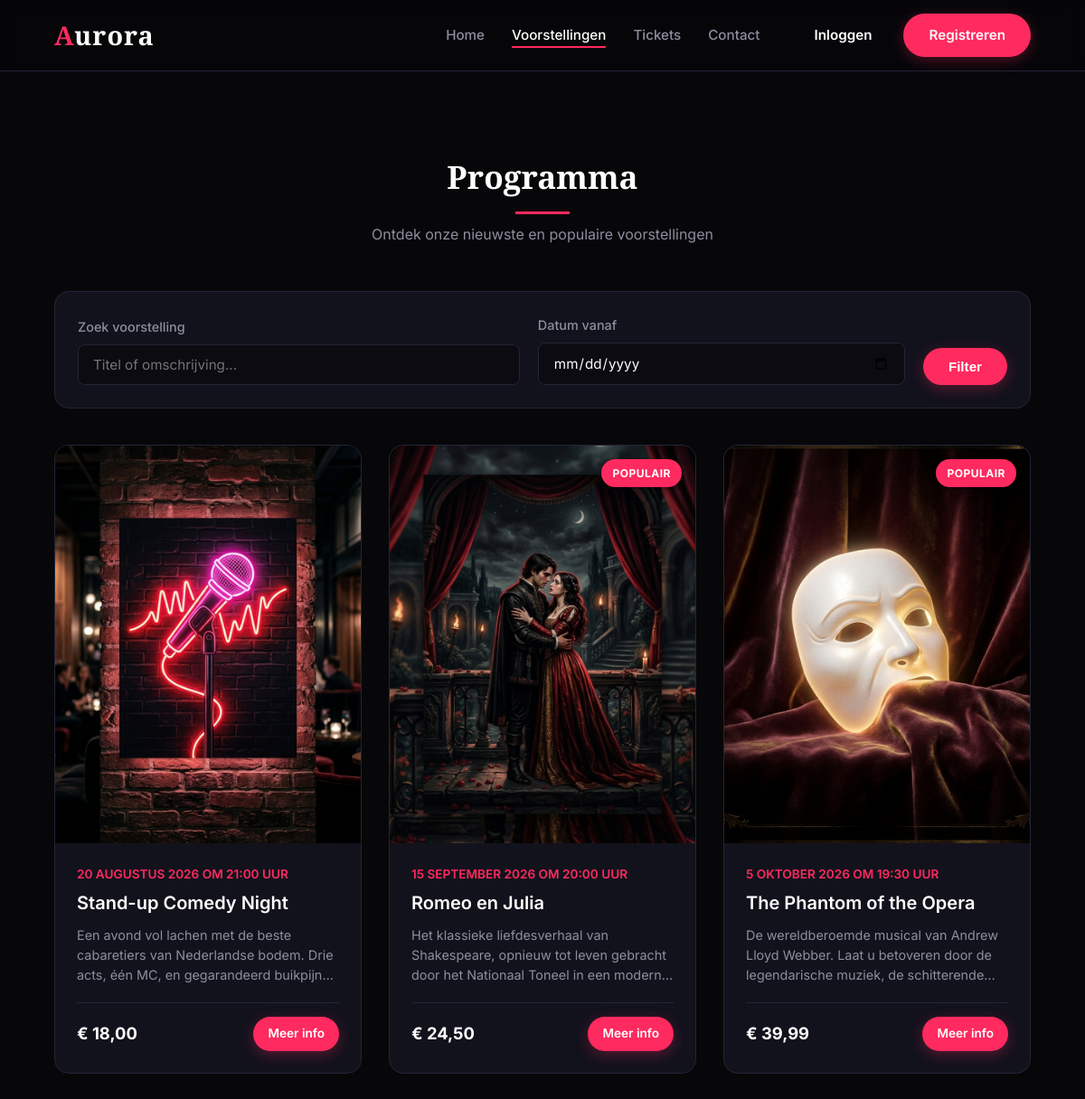
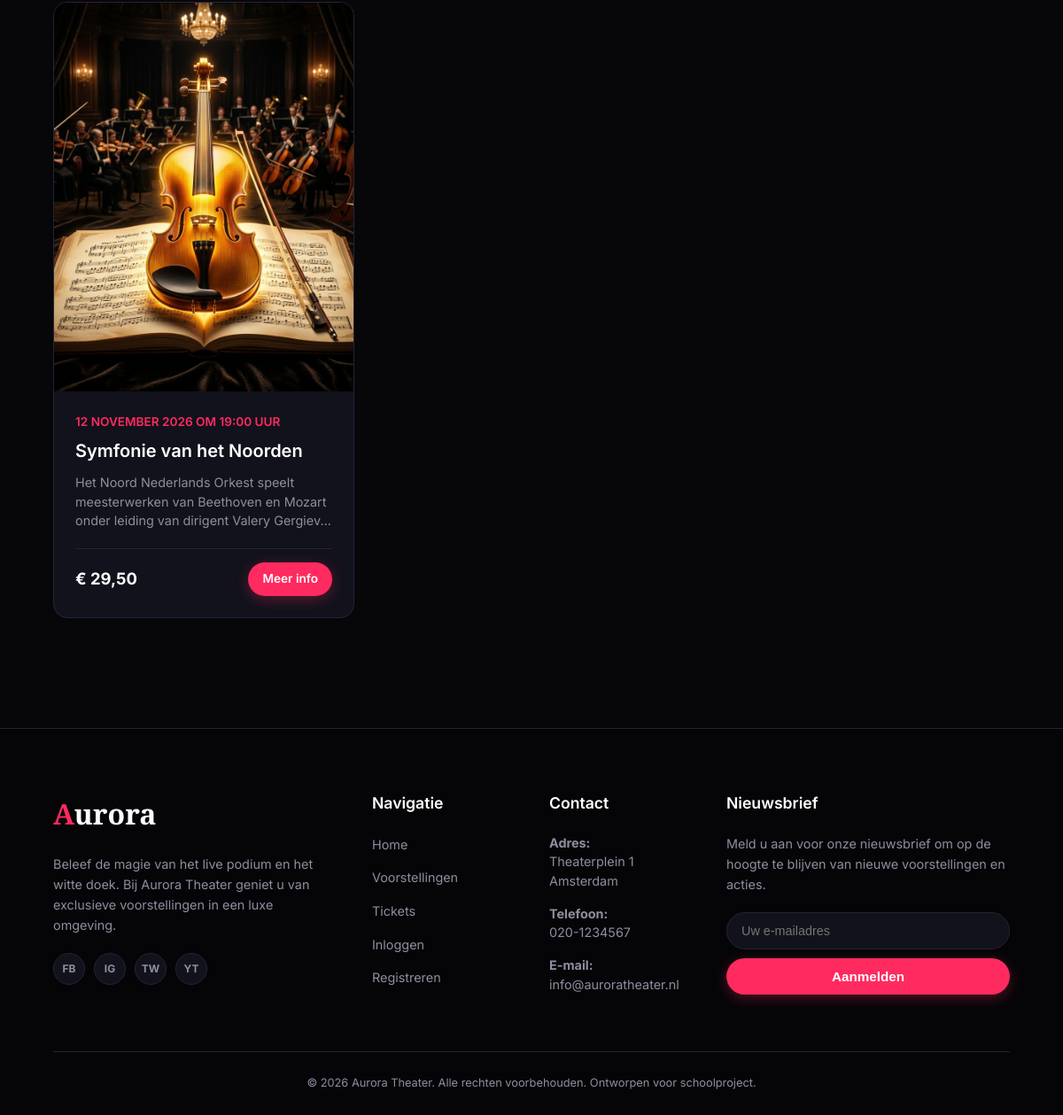
Screenshot of /voorstellingen.php with the database file from the repository (2 pictures, top to bottom).
### tables this page shows
CREATE TABLE `voorstellingen` (
  `id` INT AUTO_INCREMENT PRIMARY KEY,
  `titel` VARCHAR(255) NOT NULL,
  `beschrijving` TEXT NOT NULL,
  `afbeelding` VARCHAR(255) NOT NULL,  
  `datum_tijd` DATETIME NOT NULL,
  `zaal` VARCHAR(50) NOT NULL,
  `prijs` DECIMAL(5,2) NOT NULL,
  `beschikbare_plaatsen` INT NOT NULL,
  `max_plaatsen` INT NOT NULL,
  `populair` TINYINT(1) DEFAULT 0,
  `gemaakt_op` TIMESTAMP DEFAULT CURRENT_TIMESTAMP
);

CREATE TABLE `instellingen` (
  `id` INT AUTO_INCREMENT PRIMARY KEY,
  `sleutel` VARCHAR(50) UNIQUE NOT NULL,
  `waarde` TEXT NOT NULL,
  `beschrijving` VARCHAR(255) DEFAULT NULL
);

### includes/functions.php (called while the page is built, shortened)
<?php
function sanitize($data) {
    return htmlspecialchars(trim($data), ENT_QUOTES, 'UTF-8');
}
function isLoggedIn() {
    return isset($_SESSION['user_id']);
}
function getRootUrl() {
    $script_dir = str_replace('\\', '/', dirname($_SERVER['SCRIPT_NAME']));
    $admin_pos = strpos($script_dir, '/admin/');
    return $script_dir;
}
function getSetting($sleutel, $default = '') {
    global $conn;
    $waarde = $default;
    $query = "SELECT waarde FROM instellingen WHERE sleutel = ? LIMIT 1";
    if ($stmt = $conn->prepare($query)) {
        $stmt->bind_param('s', $sleutel);
        if ($stmt->execute()) {
            $result = $stmt->get_result();
            if ($result && $row = $result->fetch_assoc()) {
                $waarde = $row['waarde'];
            }
        }
    }
    return $waarde;
}
function formatteerDatum($datetime, $showTime = true) {
    $timestamp = strtotime($datetime);
    $maanden = [
        1 => 'januari', 'februari', 'maart', 'april', 'mei', 'juni',
        'juli', 'augustus', 'september', 'oktober', 'november', 'december'
    ];
    $dag = date('j', $timestamp);
    $maandNummer = date('n', $timestamp);
    $jaar = date('Y', $timestamp);
    $geformatteerd = "{$dag} {$maanden[$maandNummer]} {$jaar}";
    if ($showTime) {
        $tijd = date('H:i', $timestamp);
        $geformatteerd .= " om {$tijd} uur";
    }
    return $geformatteerd;
}
function formatteerGeld($bedrag) {
    return '€ ' . number_format((float)$bedrag, 2, ',', '.');
}

### voorstellingen.php (the view, shortened to what this page needs)
<?php
include 'includes/header.php';
$show_detail = null;
?>
<main class="py-5">
    <div class="container">
        <?php if ($show_detail): ?>
            <!-- ==========================================================
               DETAIL VIEW VAN EEN VOORSTELLING
               ========================================================== -->
            <div class="detail-container my-4">
                <a href="voorstellingen.php" class="btn-secondary" style="margin-bottom: 25px; display: inline-flex; align-items: center; gap: 8px;">
                    ← Terug naar programma
                </a>
                <div class="booking-grid">
                    <div class="show-detail-card" style="background-color: var(--bg-card); border: 1px solid var(--border-color); border-radius: var(--border-radius-lg); overflow: hidden; display: grid; grid-template-columns: 350px 1fr; min-height: 450px;">
                        <div class="detail-img-wrapper" style="position: relative; overflow: hidden;">
                            <?php
                            $img_path = sanitize($show_detail['afbeelding']);
                            if (!file_exists(__DIR__ . '/' . $img_path) || empty($img_path)) {
                                $img_path = 'assets/images/hero.png';
                            }
                            ?>
                            <img src="<?php echo $img_path; ?>" alt="<?php echo sanitize($show_detail['titel']); ?>" style="width: 100%; height: 100%; object-fit: cover;">
                            <?php if ($show_detail['populair']): ?>
                                <span class="badge-populair">POPULAIR</span>
                            <?php endif; ?>
                        </div>
                        <div class="detail-content-wrapper" style="padding: 40px; display: flex; flex-direction: column;">
                            <span style="color: var(--primary); font-weight: 600; font-size: 0.9rem; text-transform: uppercase; margin-bottom: 10px;">
                                <?php echo formatteerDatum($show_detail['datum_tijd']); ?>
                            </span>
                            <h2 style="font-family: var(--font-serif); font-size: 2.5rem; margin-bottom: 20px; line-height: 1.2;">
                                <?php echo sanitize($show_detail['titel']); ?>
                            </h2>
                            <p style="color: var(--text-muted); line-height: 1.7; margin-bottom: 30px; flex-grow: 1;">
                                <?php echo nl2br(sanitize($show_detail['beschrijving'])); ?>
                            </p>
                            <div class="detail-specs" style="display: grid; grid-template-columns: repeat(3, 1fr); gap: 20px; border-top: 1px solid var(--border-color); padding-top: 25px; margin-bottom: 25px;">
                                <div>
                                    <span style="color: var(--text-muted); font-size: 0.8rem; display: block; margin-bottom: 5px;">Theaterzaal</span>
                                    <strong><?php echo sanitize($show_detail['zaal']); ?></strong>
                                </div>
                                <div>
                                    <span style="color: var(--text-muted); font-size: 0.8rem; display: block; margin-bottom: 5px;">Prijs</span>
                                    <strong><?php echo formatteerGeld($show_detail['prijs']); ?></strong>
                                </div>
                                <div>
                                    <span style="color: var(--text-muted); font-size: 0.8rem; display: block; margin-bottom: 5px;">Beschikbaarheid</span>
                                    <?php if ($show_detail['beschikbare_plaatsen'] <= 0): ?>
                                        <span style="color: var(--error); font-weight: bold;">Uitverkocht</span>
                                    <?php elseif ($show_detail['beschikbare_plaatsen'] < 20): ?>
                                        <span style="color: var(--warning); font-weight: bold;"><?php echo $show_detail['beschikbare_plaatsen']; ?> stoelen</span>
                                    <?php else: ?>
                                        <span style="color: var(--success); font-weight: bold;"><?php echo $show_detail['beschikbare_plaatsen']; ?> stoelen</span>
                                    <?php endif; ?>
                                </div>
                            </div>
                            <div style="display: flex; gap: 15px;">
                                <?php if ($show_detail['beschikbare_plaatsen'] > 0): ?>
                                    <a href="tickets.php?voorstelling_id=<?php echo $show_detail['id']; ?>" class="btn-primary" style="flex-grow: 1;">
                                        Boek Tickets
                                    </a>
                                <?php else: ?>
                                    <button class="btn-secondary" style="flex-grow: 1; cursor: not-allowed; opacity: 0.6;" disabled>
                                        Uitverkocht
                                    </button>
                                <?php endif; ?>
                            </div>
                        </div>
                    </div>
                </div>
            </div>
        <?php else: ?>
            <div class="text-center">
                <h1 class="section-title">Programma</h1>
                <p class="section-subtitle">Ontdek onze nieuwste en populaire voorstellingen</p>
            </div>
            <div class="catalog-filter">
                <?php
                $search_query = sanitize($_GET['q'] ?? '');
                $date_filter = sanitize($_GET['datum'] ?? '');
                ?>
                <form action="voorstellingen.php" method="GET" class="filter-form">
                    <div class="form-group">
                        <label for="search-input">Zoek voorstelling</label>
                        <input type="text" id="search-input" name="q" class="form-control" placeholder="Titel of omschrijving..." value="<?php echo $search_query; ?>">
                    </div>
                    <div class="form-group">
                        <label for="date-input">Datum vanaf</label>
                        <input type="date" id="date-input" name="datum" class="form-control" value="<?php echo $date_filter; ?>">
                    </div>
                    <div class="filter-buttons">
                        <button type="submit" class="btn-primary"><span>Filter</span></button>
                    </div>
                </form>
            </div>
            <?php
            $query_string = "SELECT * FROM voorstellingen WHERE datum_tijd >= NOW()";
            $query_string .= " ORDER BY datum_tijd ASC";
            if ($stmt = $conn->prepare($query_string)) {
                $stmt->execute();
                $result = $stmt->get_result();
            } else {
                $result = $conn->query($query_string);
            }
            if ($result && $result->num_rows > 0):
            ?>
                <div class="shows-grid">
                    <?php while($show = $result->fetch_assoc()): ?>
                        <article class="show-card">
                            <div class="card-img-wrapper">
                                <?php
                                $img_path = sanitize($show['afbeelding']);
                                ?>
                                <img src="<?php echo $img_path; ?>" alt="<?php echo sanitize($show['titel']); ?>" class="card-img">
                                <?php if ($show['populair']): ?>
                                    <span class="badge-populair">POPULAIR</span>
                                <?php endif; ?>
                            </div>
                            <div class="card-content">
                                <div class="card-date"><?php echo formatteerDatum($show['datum_tijd']); ?></div>
                                <h3 class="card-title"><?php echo sanitize($show['titel']); ?></h3>
                                <p class="card-desc"><?php echo sanitize($show['beschrijving']); ?></p>
                                <div class="card-footer">
                                    <span class="card-price"><?php echo formatteerGeld($show['prijs']); ?></span>
                                    <a href="voorstellingen.php?id=<?php echo $show['id']; ?>" class="btn-primary btn-card">Meer info</a>
                                </div>
                            </div>
                        </article>
                    <?php endwhile; ?>
                </div>
            <?php endif; ?>
        <?php endif; ?>
    </div>
</main>
<?php
include 'includes/footer.php';
?>

### includes/header.php (shortened to what this page needs)
<?php
require_once __DIR__ . '/../config/db.php';
require_once __DIR__ . '/functions.php';
?>
<!DOCTYPE html>
<html lang="nl">
<head>
    <link rel="stylesheet" href="<?php echo getRootUrl(); ?>assets/css/style.css?v=1.0.2">
</head>
<body>
    <header class="site-header">
        <?php include __DIR__ . '/navbar.php'; ?>
    </header>

### includes/navbar.php (shortened to what this page needs)
<?php
$current_page = basename($_SERVER['PHP_SELF']);
$root_url = getRootUrl();
?>
<nav class="navbar container">
    <a href="<?php echo $root_url; ?>index.php" class="logo">
        <span class="logo-accent">A</span>urora
    </a>
    <div class="nav-menu" id="nav-menu">
        <ul class="nav-links">
            <li>
                <a href="<?php echo $root_url; ?>index.php" class="<?php echo ($current_page === 'index.php') ? 'active' : ''; ?>">Home</a>
            </li>
            <li>
                <a href="<?php echo $root_url; ?>voorstellingen.php" class="<?php echo ($current_page === 'voorstellingen.php') ? 'active' : ''; ?>">Voorstellingen</a>
            </li>
            <li>
                <a href="<?php echo $root_url; ?>tickets.php" class="<?php echo ($current_page === 'tickets.php') ? 'active' : ''; ?>">Tickets</a>
            </li>
            <li>
                <a href="<?php echo $root_url; ?>index.php#contact">Contact</a>
            </li>
        </ul>
        <div class="auth-buttons">
            <?php if (isLoggedIn()): ?>
                <?php if (hasRole(['admin', 'medewerker'])): ?>
                    <a href="<?php echo $root_url; ?>admin/dashboard.php" class="btn-dashboard">
                        <span>Dashboard</span>
                    </a>
                <?php else: ?>
                    <span class="welcome-user">Welkom, <?php echo sanitize($_SESSION['user_name']); ?></span>
                <?php endif; ?>
                <a href="<?php echo $root_url; ?>logout.php" class="btn-secondary btn-nav">Uitloggen</a>
            <?php else: ?>
                <a href="<?php echo $root_url; ?>login.php" class="btn-login <?php echo ($current_page === 'login.php') ? 'active-link' : ''; ?>">Inloggen</a>
                <a href="<?php echo $root_url; ?>register.php" class="btn-primary btn-nav">Registreren</a>
            <?php endif; ?>
        </div>
    </div>
</nav>

### includes/footer.php (shortened to what this page needs)
    <footer class="site-footer">
        <div class="footer-content container">
            <div class="footer-col brand-col">
                <h3 class="footer-logo"><span class="logo-accent">A</span>urora</h3>
                <p class="brand-desc">
                    Beleef de magie van het live podium en het witte doek. Bij Aurora Theater geniet u van exclusieve voorstellingen in een luxe omgeving.
                </p>
                <div class="socials">
                    <a href="#" aria-label="Facebook"><span>FB</span></a>
                    <a href="#" aria-label="Instagram"><span>IG</span></a>
                    <a href="#" aria-label="Twitter"><span>TW</span></a>
                    <a href="#" aria-label="YouTube"><span>YT</span></a>
                </div>
            </div>
            <div class="footer-col links-col">
                <h4>Navigatie</h4>
                <ul>
                    <li><a href="<?php echo getRootUrl(); ?>index.php">Home</a></li>
                    <li><a href="<?php echo getRootUrl(); ?>voorstellingen.php">Voorstellingen</a></li>
                    <li><a href="<?php echo getRootUrl(); ?>tickets.php">Tickets</a></li>
                    <li><a href="<?php echo getRootUrl(); ?>login.php">Inloggen</a></li>
                    <li><a href="<?php echo getRootUrl(); ?>register.php">Registreren</a></li>
                </ul>
            </div>
            <div class="footer-col contact-col" id="footer-contact">
                <h4>Contact</h4>
                <p>
                    <strong>Adres:</strong><br>
                    <?php echo sanitize(getSetting('adres_straat', 'Theaterplein 1')); ?><br>
                    <?php echo sanitize(getSetting('adres_stad', 'Amsterdam')); ?>
                </p>
                <p>
                    <strong>Telefoon:</strong><br>
                    <?php echo sanitize(getSetting('contact_telefoon', '020-1234567')); ?>
                </p>
                <p>
                    <strong>E-mail:</strong><br>
                    <a href="mailto:<?php echo sanitize(getSetting('contact_email', 'info@auroratheater.nl')); ?>">
                        <?php echo sanitize(getSetting('contact_email', 'info@auroratheater.nl')); ?>
                    </a>
                </p>
            </div>
            <div class="footer-col newsletter-col">
                <h4>Nieuwsbrief</h4>
                <p>Meld u aan voor onze nieuwsbrief om op de hoogte te blijven van nieuwe voorstellingen en acties.</p>
                <form action="<?php echo getRootUrl(); ?>index.php" method="POST" class="newsletter-form">
                    <input type="email" name="newsletter_email" placeholder="Uw e-mailadres" required aria-label="E-mailadres voor nieuwsbrief">
                    <button type="submit" name="action" value="newsletter_subscribe" class="btn-primary btn-newsletter">
                        <span>Aanmelden</span>
                    </button>
                </form>
            </div>
        </div>
        <div class="footer-bottom container">
            <p>&copy; <?php echo date('Y'); ?> Aurora Theater. Alle rechten voorbehouden. Ontworpen voor schoolproject.</p>
        </div>
    </footer>
</body>
</html>

### rows the page displays
voorstellingen: afbeelding (picture), datum_tijd "20 AUGUSTUS 2026 OM 21:00 UUR", titel "Stand-up Comedy Night", beschrijving "Een avond vol lachen met de beste cabaretiers van Nederlandse bodem. Drie acts, één MC, en gegarandeerd…", prijs "€ 18,00"
voorstellingen: afbeelding (picture), populair "POPULAIR", datum_tijd "15 SEPTEMBER 2026 OM 20:00 UUR", titel "Romeo en Julia", beschrijving "Het klassieke liefdesverhaal van Shakespeare, opnieuw tot leven gebracht door het Nationaal Toneel in een…", prijs "€ 24,50"
voorstellingen: afbeelding (picture), populair "POPULAIR", datum_tijd "5 OKTOBER 2026 OM 19:30 UUR", titel "The Phantom of the Opera", beschrijving "De wereldberoemde musical van Andrew Lloyd Webber. Laat u betoveren door de legendarische muziek, de…", prijs "€ 39,99"
voorstellingen: afbeelding (picture), datum_tijd "12 NOVEMBER 2026 OM 19:00 UUR", titel "Symfonie van het Noorden", beschrijving "Het Noord Nederlands Orkest speelt meesterwerken van Beethoven en Mozart onder leiding van dirigent Valery…", prijs "€ 29,50"
instellingen: waarde "Theaterplein 1"
instellingen: waarde "Amsterdam"
instellingen: waarde "020-1234567"
instellingen: waarde "info@auroratheater.nl"
